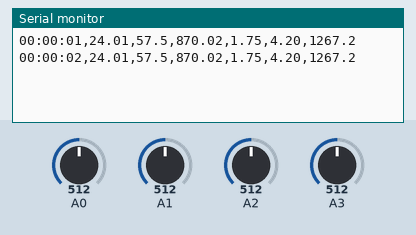
Bench run of a sketch on a simulated Arduino Uno, built with avr-gcc and run on an emulated ATmega328P. Parts: the last lines printed to the serial monitor. The inputs (shaded band) are chosen by the test bench; at power-on: A0 = 512, A1 = 512, A2 = 512, A3 = 512.

Above: at 2.8 s.
2.9 s: A0 set to 716
At 3.5 s:
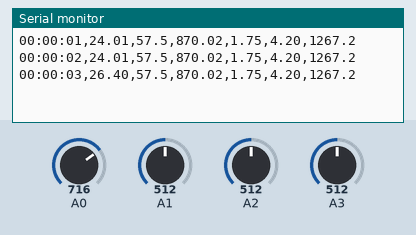
4.4 s: A1 set to 716
At 5.7 s:
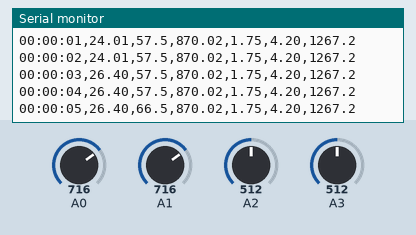
5.9 s: A2 set to 716
At 6.8 s:
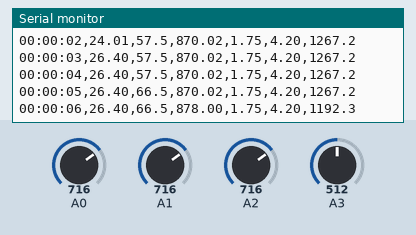
7.4 s: A3 set to 716
At 8.5 s:
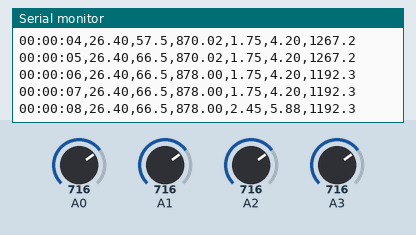
8.9 s: A0 set to 992
At 9.8 s:
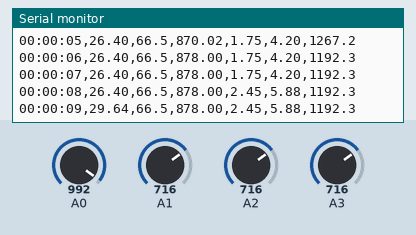
10.4 s: A1 set to 992
At 11.8 s:
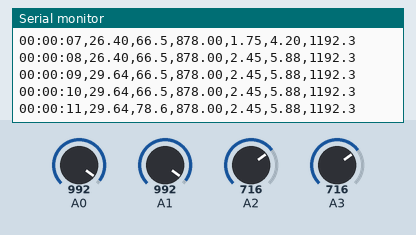
Timing chart, 0 to 12.9 s (numbered marks = the images above; inputs shaded):
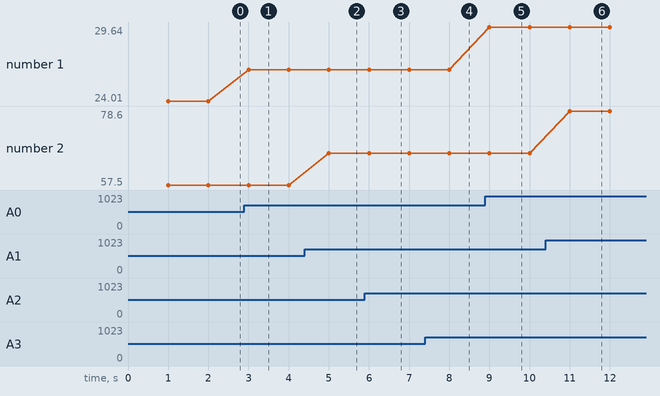

Measured:
- after the input at 2.9 s, the serial monitor: prints a new line after 0.10 s (image 1)
- after the input at 4.4 s, the serial monitor: prints a new line after 0.60 s (image 2)
- after the input at 5.9 s, the serial monitor: prints a new line after 0.10 s (image 3)
- after the input at 7.4 s, the serial monitor: prints a new line after 0.60 s (image 4)
- after the input at 8.9 s, the serial monitor: prints a new line after 0.10 s (image 5)
- after the input at 10.4 s, the serial monitor: prints a new line after 0.60 s (image 6)
- plotted number 1: 24.01 → 26.4 after the input at 2.9 s, 26.4 → 29.64 after the input at 8.9 s
- plotted number 2: 57.5 → 66.5 after the input at 4.4 s, 66.5 → 78.6 after the input at 10.4 s

The sketch:

TelemetrySender.ino
```cpp
const unsigned long sampleIntervalMs = 1000;

unsigned long lastSampleMs = 0;
unsigned long packetIndex = 0;

String makeTimestamp(unsigned long ms)
{
    unsigned long totalSeconds = ms / 1000;
    unsigned int hours = (totalSeconds / 3600) % 24;
    unsigned int minutes = (totalSeconds / 60) % 60;
    unsigned int seconds = totalSeconds % 60;

    char buffer[12];
    snprintf(buffer, sizeof(buffer), "%02u:%02u:%02u", hours, minutes, seconds);
    return String(buffer);
}

float readTemperature()
{
    int raw = analogRead(A0);
    return 18.0 + (raw / 1023.0) * 12.0;
}

float readHumidity()
{
    int raw = analogRead(A1);
    return 35.0 + (raw / 1023.0) * 45.0;
}

float readPressure()
{
    int raw = analogRead(A2);
    return 850.0 + (raw / 1023.0) * 40.0;
}

float readUvIntensity()
{
    int raw = analogRead(A3);
    return (raw / 1023.0) * 3.5;
}

float readUvIndex(float uvIntensity)
{
    return uvIntensity * 2.4;
}

float readAltitude(float pressure)
{
    return 44330.0 * (1.0 - pow(pressure / 1013.25, 0.1903));
}

void setup()
{
    Serial.begin(9600);
    while (!Serial)
    {
        ;
    }
}

void loop()
{
    unsigned long now = millis();
    if (now - lastSampleMs < sampleIntervalMs)
    {
        return;
    }

    lastSampleMs = now;
    packetIndex++;

    String timestamp = makeTimestamp(now);
    float temperature = readTemperature();
    float humidity = readHumidity();
    float pressure = readPressure();
    float uvIntensity = readUvIntensity();
    float uvIndex = readUvIndex(uvIntensity);
    float altitude = readAltitude(pressure);

    Serial.print(timestamp);
    Serial.print(',');
    Serial.print(temperature, 2);
    Serial.print(',');
    Serial.print(humidity, 1);
    Serial.print(',');
    Serial.print(pressure, 2);
    Serial.print(',');
    Serial.print(uvIntensity, 2);
    Serial.print(',');
    Serial.print(uvIndex, 2);
    Serial.print(',');
    Serial.println(altitude, 1);
}
```
